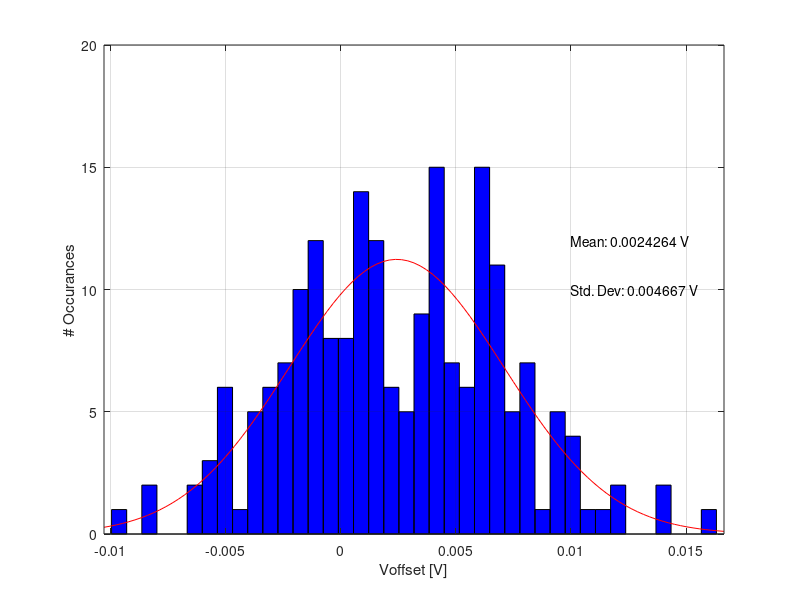
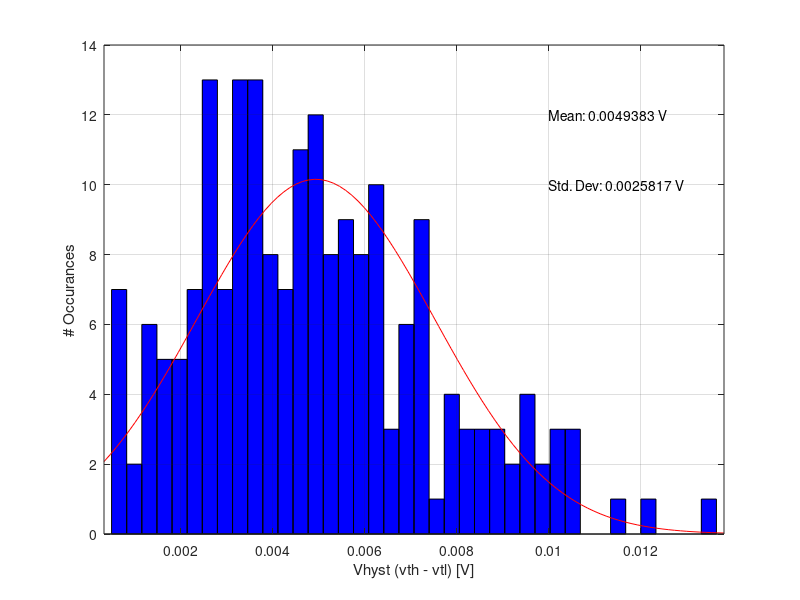

The MATLAB source for these figures, in order:
imported_offset = importdata('./data/tb_comp_p_tran_sweep_mc_vth.txt')
offset_data = imported_offset.data(:,2),20;

[mu, sigma] = normfit(offset_data);
histfit(offset_data,40)
grid on
xlabel 'Voffset [V]'
ylabel '# Occurances'
txt1 = ['Mean: ' num2str(mu) ' V'];
txt2 = ['Std. Dev: ' num2str(sigma) ' V'];
text(0.01,12,txt1)
text(0.01,10,txt2)

imported_hyst = importdata('./data/tb_comp_p_tran_sweep_mc_vhyst.txt')
hyst_data = imported_hyst.data(:,2),20;

figure
[mu_hyst, sigma_hyst] = normfit(hyst_data);
histfit(hyst_data,40)
grid on
xlabel 'Vhyst (vth - vtl) [V]'
ylabel '# Occurances'
txt1 = ['Mean: ' num2str(mu_hyst) ' V'];
txt2 = ['Std. Dev: ' num2str(sigma_hyst) ' V'];
text(0.01,12,txt1)
text(0.01,10,txt2)